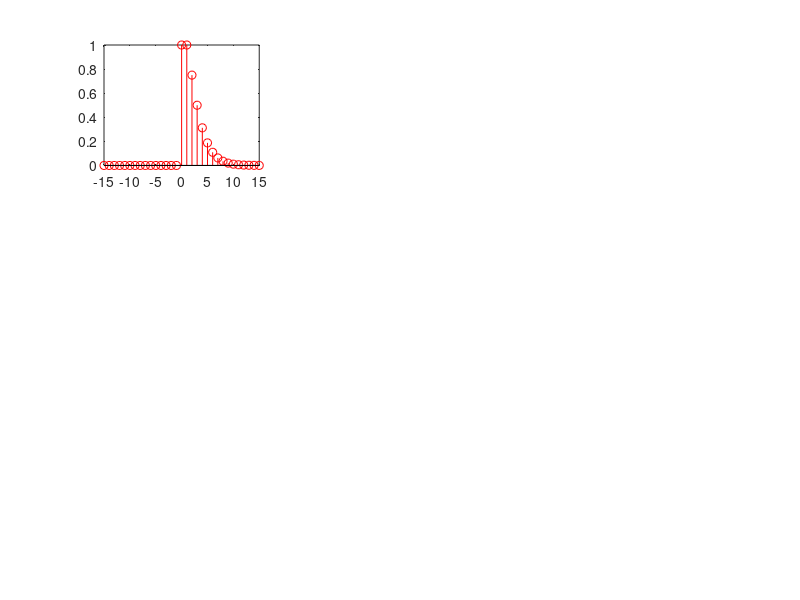

MATLAB code for this plot: (Note: this script raises an error after producing the figure.)
clc; clear;

nmax = 15;
nmin = -15;

Fs = 10;  % resolution (sampling freq.)
dn = 1/ Fs;
n = nmin: dn: nmax;
N = (nmax - nmin)/ dn+ 1;
df = Fs/ N;
omega = (-N/ 2: N/ 2- 1)* df;

Fs_1 = 1;  % resolution (sampling freq.)
dn_1 = 1/ Fs_1;
n_1 = nmin: dn_1: nmax; 

r = 0.5;
theta1 = 0;
theta2 = 0.5* pi;
theta3 = 1* pi;

% Time Domain
h1 = 0.* (n< 0)+ ((n+ 1).* (r.^ n)).* (n>= 0);
h2 = 0.* (n< 0)+ ...
    ((r.^ n).* ((sin((n+ 1).* theta2))./ (sin(theta2)))).* (n>= 0);
h3 = 0.* (n< 0)+ ((n+ 1).* ((-r).^ n)).* (n>= 0);

h1_1 = 0.* (n_1< 0)+ ((n_1+ 1).* (r.^ n_1)).* (n_1>= 0);
h2_1 = 0.* (n_1< 0)+ ...
    ((r.^ n_1).* ((sin((n_1+ 1).* theta2))./ (sin(theta2)))).* (n_1>= 0);
h3_1 = 0.* (n_1< 0)+ ((n_1+ 1).* ((-r).^ n_1)).* (n_1>= 0);

figure(1);

subplot(3, 3, 1);
stem(n_1, h1_1, 'r');
title('r = 0.5, \theta = 0', FontSize = 15);
hold on;
subplot(3, 3, 2);
stem(n_1, h2_1, 'g');
title('r = 0.5, \theta = 0.5\pi', FontSize = 15);
hold on;
subplot(3, 3, 3);
stem(n_1, h3_1, 'b');
title('r = 0.5, \theta = \pi', FontSize = 15);

% subplot(3, 3, [1, 2, 3]);
% plot(n_1, h1_1, 'r', n_1, h2_1, 'g', n_1, h3_1, 'b');
% title('\angle H(e^{j\omega})');
% xlim([-pi, pi]);
% xlabel('\omega', FontSize = 15);
% legend('\theta = 0', '\theta = 0.5\pi', '\theta = \pi');


% figure(2);
% Frequency Domain


% A = (exp(1i* theta2))/ (2i* sin(theta2));
% B = (exp(-1i* theta2))/ (2i* sin(theta2));
% H2 = (A./ (1- r* exp(1i* theta2).* exp(-1i.* omega))) ...
%     + (B./ (1- r* exp(-1i* theta2).* exp(-1i.* omega)));

A = 1- (r.* exp(1i.* (theta2- omega)));
B = 1- (r.* exp(-1i.* (theta2+ omega)));
H1 = 1./ (1- r.* exp(-1i.* omega)).^ 2;
H2 = 1./ (A.* B);
H3 = 1./ (1+ r.* exp(-1i.* omega)).^ 2;

% H2 = fftshift(fft(fftshift(h2)));

% subplot(3, 3, 4);
% plot(omega, 20.* log10(abs(H1)));
% title('20log_{10}|H(e^{j\omega})|');
% xlabel('\omega', FontSize = 15);
% ylabel('dB');
% xlim([-pi, pi]);
% ylim([-15, 15]);
% subplot(3, 3, 5);
% plot(omega, 20.* log10(abs(H2)));
% title('20log_{10}|H(e^{j\omega})|');
% xlabel('\omega', FontSize = 15);
% ylabel('dB');
% xlim([-pi, pi]);
% ylim([-15, 15]);
% subplot(3, 3, 6);
% plot(omega, 20.* log10(abs(H3)));
% title('20log_{10}|H(e^{j\omega})|');
% xlabel('\omega', FontSize = 15);
% ylabel('dB');
% xlim([-pi, pi]);
% ylim([-15, 15]);


subplot(3, 3, [4, 5, 6]);
plot(omega, 20.* log10(abs(H1)), 'r', omega, 20.* log10(abs(H2)), 'g', ...
    omega, 20.* log10(abs(H3)), 'b');
title('20log_{10}|H(e^{j\omega})|');
xlabel('\omega', FontSize = 15);
ylabel('dB');
xlim([-pi, pi]);
legend('\theta = 0', '\theta = 0.5\pi', '\theta = \pi');


pH1 = atan(imag(H1)./ real(H1));
pH2 = atan(imag(H2)./ real(H2));
pH3 = atan(imag(H3)./ real(H3));


% subplot(3, 3, 7);
% plot(omega, pH1);
% title('\angle H(e^{j\omega})');
% xlabel('\omega', FontSize = 15);
% xlim([-pi, pi]);
% ylim([-pi/ 2, pi/ 2]);
% 
% subplot(3, 3, 8);
% plot(omega, pH2);
% title('\angle H(e^{j\omega})');
% xlabel('\omega', FontSize = 15);
% xlim([-pi, pi]);
% ylim([-pi/ 2, pi/ 2]);
% 
% subplot(3, 3, 9);
% plot(omega, pH3);
% title('\angle H(e^{j\omega})');
% xlabel('\omega', FontSize = 15);
% xlim([-pi, pi]);
% ylim([-pi/ 2, pi/ 2]);

subplot(3, 3, [7, 8, 9]);
plot(omega, pH1, 'r', omega, pH2, 'g', omega, pH3, 'b');
title('\angle H(e^{j\omega})');
xlim([-pi, pi]);
xlabel('\omega', FontSize = 15);
legend('\theta = 0', '\theta = 0.5\pi', '\theta = \pi');



















